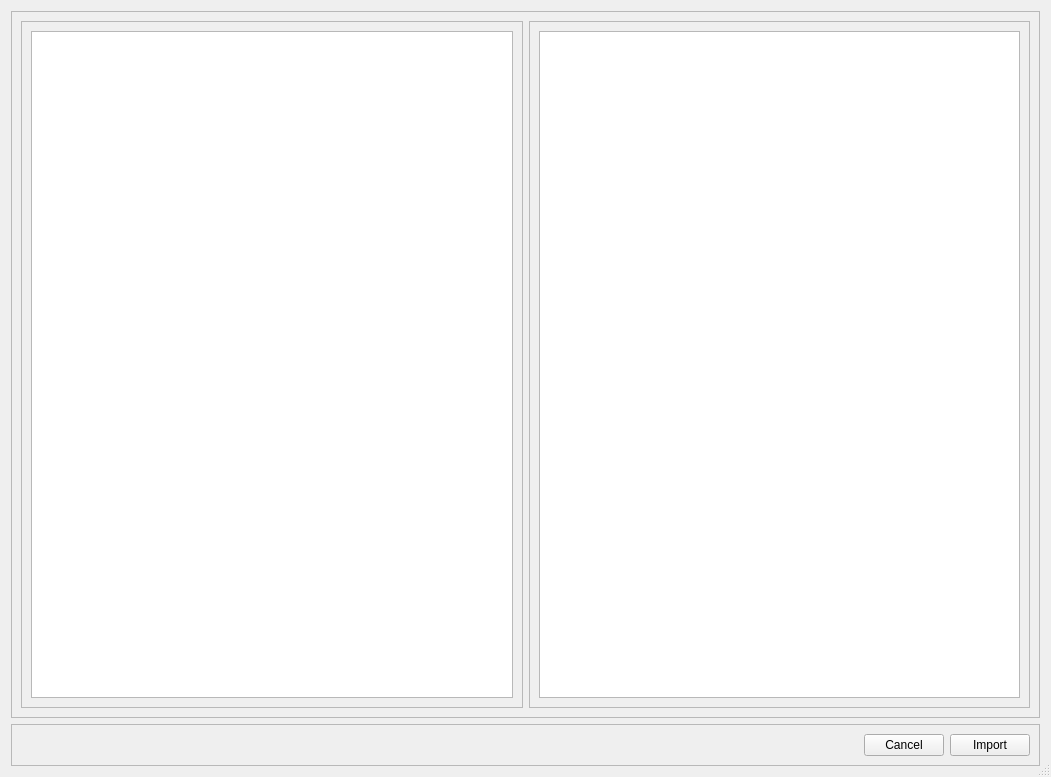
<?xml version="1.0" encoding="UTF-8"?>
<ui version="4.0">
 <class>ImportDialog</class>
 <widget class="QDialog" name="ImportDialog">
  <property name="enabled">
   <bool>true</bool>
  </property>
  <property name="geometry">
   <rect>
    <x>0</x>
    <y>0</y>
    <width>1051</width>
    <height>777</height>
   </rect>
  </property>
  <property name="windowTitle">
   <string>Import Photos</string>
  </property>
  <property name="sizeGripEnabled">
   <bool>true</bool>
  </property>
  <property name="modal">
   <bool>true</bool>
  </property>
  <layout class="QVBoxLayout" name="verticalLayout">
   <item>
    <widget class="QFrame" name="frmMain">
     <property name="frameShape">
      <enum>QFrame::StyledPanel</enum>
     </property>
     <property name="frameShadow">
      <enum>QFrame::Raised</enum>
     </property>
     <layout class="QHBoxLayout" name="horizontalLayout" stretch="0,0">
      <item>
       <widget class="QFrame" name="frmSource">
        <property name="frameShape">
         <enum>QFrame::StyledPanel</enum>
        </property>
        <property name="frameShadow">
         <enum>QFrame::Raised</enum>
        </property>
        <layout class="QVBoxLayout" name="verticalLayout_2">
         <item>
          <widget class="QTreeView" name="trvwSource"/>
         </item>
        </layout>
       </widget>
      </item>
      <item>
       <widget class="QFrame" name="frmDestination">
        <property name="frameShape">
         <enum>QFrame::StyledPanel</enum>
        </property>
        <property name="frameShadow">
         <enum>QFrame::Raised</enum>
        </property>
        <layout class="QVBoxLayout" name="verticalLayout_3">
         <item>
          <widget class="QTreeView" name="trvwDestination"/>
         </item>
        </layout>
       </widget>
      </item>
     </layout>
    </widget>
   </item>
   <item>
    <widget class="QFrame" name="frmButtons">
     <property name="frameShape">
      <enum>QFrame::StyledPanel</enum>
     </property>
     <property name="frameShadow">
      <enum>QFrame::Raised</enum>
     </property>
     <layout class="QHBoxLayout" name="horizontalLayout_2">
      <item>
       <spacer name="horizontalSpacer">
        <property name="orientation">
         <enum>Qt::Horizontal</enum>
        </property>
        <property name="sizeHint" stdset="0">
         <size>
          <width>408</width>
          <height>20</height>
         </size>
        </property>
       </spacer>
      </item>
      <item>
       <widget class="QPushButton" name="btnCancel">
        <property name="text">
         <string>Cancel</string>
        </property>
        <property name="autoDefault">
         <bool>false</bool>
        </property>
        <property name="default">
         <bool>false</bool>
        </property>
       </widget>
      </item>
      <item>
       <widget class="QPushButton" name="btnImport">
        <property name="enabled">
         <bool>true</bool>
        </property>
        <property name="text">
         <string>Import</string>
        </property>
        <property name="autoDefault">
         <bool>false</bool>
        </property>
        <property name="default">
         <bool>false</bool>
        </property>
       </widget>
      </item>
     </layout>
    </widget>
   </item>
  </layout>
 </widget>
 <resources/>
 <connections>
  <connection>
   <sender>btnCancel</sender>
   <signal>clicked()</signal>
   <receiver>ImportDialog</receiver>
   <slot>reject()</slot>
   <hints>
    <hint type="sourcelabel">
     <x>946</x>
     <y>759</y>
    </hint>
    <hint type="destinationlabel">
     <x>626</x>
     <y>396</y>
    </hint>
   </hints>
  </connection>
  <connection>
   <sender>btnImport</sender>
   <signal>clicked()</signal>
   <receiver>ImportDialog</receiver>
   <slot>accept()</slot>
   <hints>
    <hint type="sourcelabel">
     <x>1031</x>
     <y>759</y>
    </hint>
    <hint type="destinationlabel">
     <x>623</x>
     <y>437</y>
    </hint>
   </hints>
  </connection>
  <connection>
   <sender>trvwSource</sender>
   <signal>clicked(QModelIndex)</signal>
   <receiver>ImportDialog</receiver>
   <slot>onSourceDirClicked(QModelIndex)</slot>
   <hints>
    <hint type="sourcelabel">
     <x>143</x>
     <y>224</y>
    </hint>
    <hint type="destinationlabel">
     <x>7</x>
     <y>364</y>
    </hint>
   </hints>
  </connection>
  <connection>
   <sender>trvwDestination</sender>
   <signal>clicked(QModelIndex)</signal>
   <receiver>ImportDialog</receiver>
   <slot>onDestinationDirClicked(QModelIndex)</slot>
   <hints>
    <hint type="sourcelabel">
     <x>776</x>
     <y>297</y>
    </hint>
    <hint type="destinationlabel">
     <x>1048</x>
     <y>323</y>
    </hint>
   </hints>
  </connection>
 </connections>
 <slots>
  <slot>onSourceDirClicked(QModelIndex)</slot>
  <slot>onDestinationDirClicked(QModelIndex)</slot>
 </slots>
</ui>
